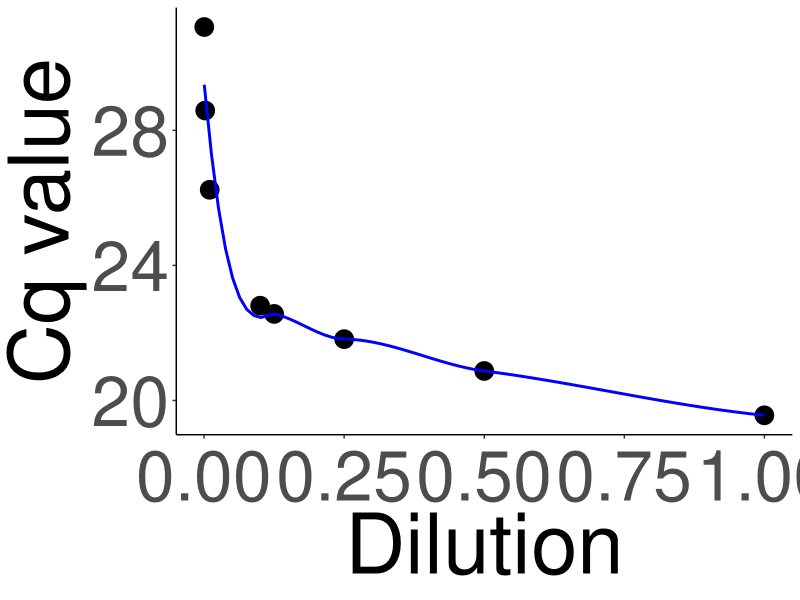
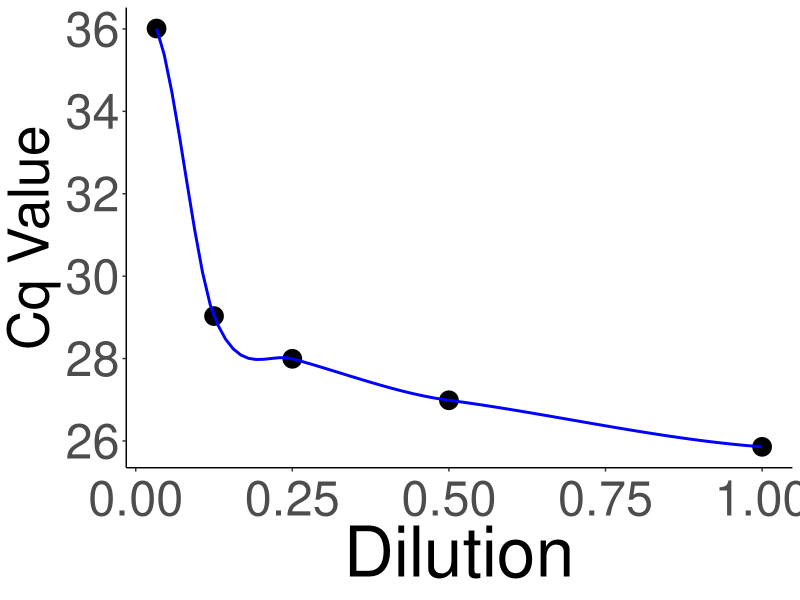
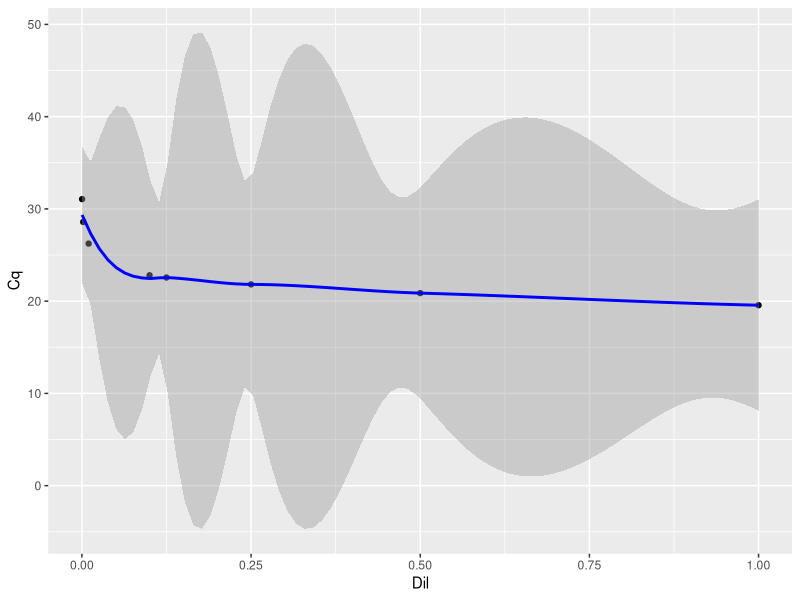

Reproduce these figures in R, in order.
#Cq Standards#
#Tidy up the data and graph them (with a trendline?)

#Read in files
Bl <- read.csv("Blood Standards.csv")
eDNA <-read.csv("+eDNA Standards.csv")

#clean up
names(Bl) <- c("Dil", "Cq", "ng/uL") #Re-name columns
names(eDNA) <- c("Dil", "Cq", "ng/uL")

library(ggplot2)
library(plyr)
library(dplyr)

#Plotting

#plot(Cq~Dil, Bl, xlab="Dilution Factor", ylab="Cq Value",abline(line), col="red", untf=TRUE))

#Blood standards plot
ggplot(Bl, aes(x = Dil, y = Cq)) + geom_point(size=6)+ geom_smooth(method='loess', color="blue", se=F) +xlab("Dilution")+ylab("Cq value")+theme_classic(base_size = 11, base_family = "")+theme(axis.title.x = element_text(size=60),
       axis.text.x  = element_text(vjust=0.5, size=50),
       axis.title.y = element_text(size=60),
       axis.text.y= element_text(vjust=0.5, size=50))
  
  
fit <- lm(Bl$Cq~log(Bl$Dil)) #code for a logistic regression of fit
summary(fit) #spits out the results

#eDNA standards plot
ggplot(eDNA, aes(x = Dil, y = Cq)) + geom_point(size=6) + geom_smooth(method='loess', color="blue",se=F) +xlab("Dilution")+ylab("Cq Value")+theme_classic(base_size = 11, base_family = "")+theme(axis.title.x = element_text(size=50),                                  axis.text.x  = element_text(vjust=0.5, size=35),                                        axis.title.y = element_text(size=40),                                                   axis.text.y= element_text(vjust=0.5, size=35))


fit <- lm(Bl$Cq~log(Bl$Dil)) #code for a logistic regression of fit
summary(fit) #spits out the results


ggplot(Bl, aes(x = Dil, y = Cq)) + geom_point() +stat_smooth(method="loess",formula=y~x,col="blue", se=T)


